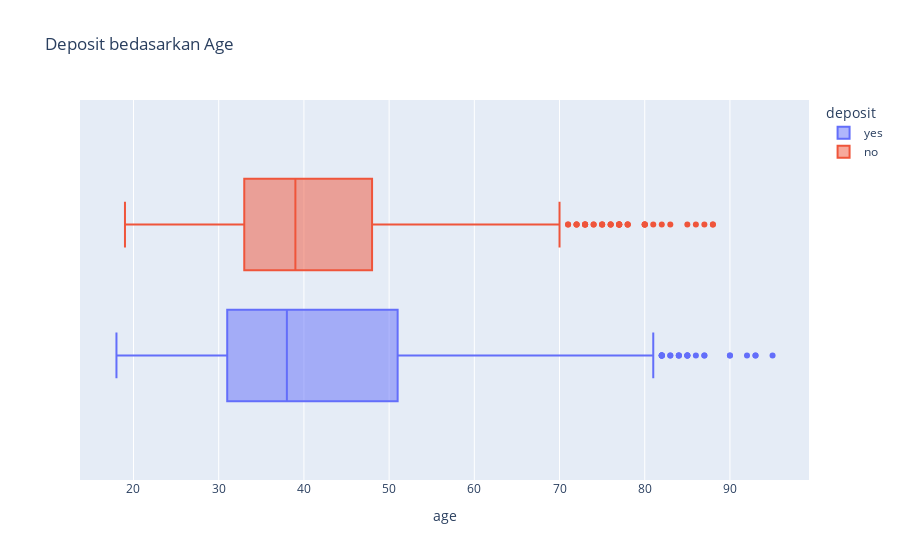

The code cell stored with this chart in its notebook:
### Code cell
# Subset untuk data kolom numerikal
numerical_columns = ['age', 'balance', 'campaign', 'pdays']
data_subset = df[['deposit'] + numerical_columns]

# Membuat boxplot
fig = px.box(data_subset, x='age', color='deposit',
                   title='Deposit bedasarkan Age')


fig.show()

### Figure 1 — Plotly figure (JSON) as saved in the notebook; plotly's stock layout.template omitted (floating-point values rounded to 4 significant figures; data arrays with more than 128 entries replaced by an {"elided": "..."} marker saying what was removed)
{"data": [{"alignmentgroup": "True", "hovertemplate": "deposit=yes<br>age=%{x}<extra></extra>", "legendgroup": "yes", "marker": {"color": "#636efa"}, "name": "yes", "notched": false, "offsetgroup": "yes", "orientation": "h", "showlegend": true, "type": "box", "x": {"elided": "3732 int values"}, "x0": " ", "xaxis": "x", "y0": " ", "yaxis": "y"}, {"alignmentgroup": "True", "hovertemplate": "deposit=no<br>age=%{x}<extra></extra>", "legendgroup": "no", "marker": {"color": "#EF553B"}, "name": "no", "notched": false, "offsetgroup": "no", "orientation": "h", "showlegend": true, "type": "box", "x": {"elided": "4081 int values"}, "x0": " ", "xaxis": "x", "y0": " ", "yaxis": "y"}], "layout": {"boxmode": "group", "legend": {"title": {"text": "deposit"}, "tracegroupgap": 0}, "title": {"text": "Deposit bedasarkan Age"}, "xaxis": {"anchor": "y", "domain": [0, 1], "title": {"text": "age"}}, "yaxis": {"anchor": "x", "domain": [0, 1]}}}
